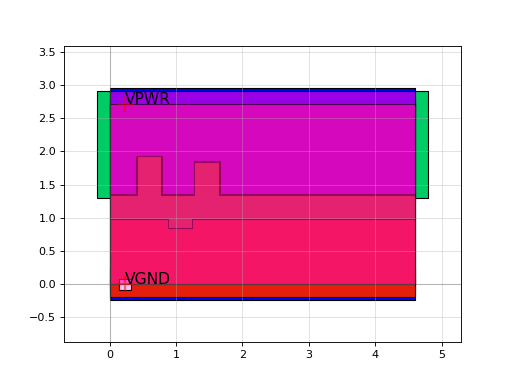

The script that drew this image:
import sky130

c = sky130.components.sky130_fd_sc_hd__and4bb_1()
c.plot()
